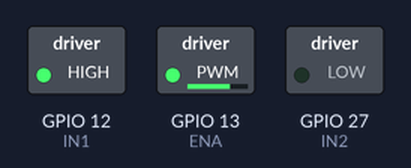
The sketch below on a simulated ESP32. Parts: switched loads named in the sketch (green lamp = pin HIGH).

Above: at 0.1 s.
Timing chart, 0 to 1.6 s (numbered marks = the images above):
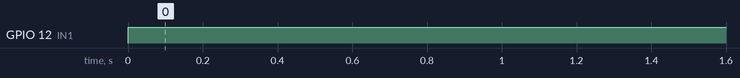

Measured:
- by itself, GPIO 12 (IN1): LOW → HIGH at 0.00 s

The sketch:

right_motor_test.ino
```cpp
//Initialize Motors
#define ENA 13
#define IN1 12
#define IN2 27

void setup() {
  Serial.begin(115200); // Starts the serial communication
  pinMode(ENA, OUTPUT);
  pinMode(IN1, OUTPUT);
  pinMode(IN2, OUTPUT);
}

void loop() {

 analogWrite(ENA,180);
 digitalWrite(IN1,HIGH);
 digitalWrite(IN2,LOW);
 delay(2000);
// analogWrite(ENA,200);
// delay(2000);
// analogWrite(ENA,255);
// digitalWrite(IN2,HIGH);
// digitalWrite(IN1,LOW);
// delay(2000);
// analogWrite(ENA,150);
// delay(2000);
}
```
